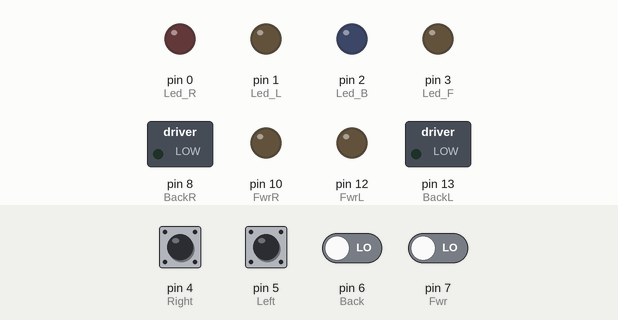
Bench run of a sketch on a simulated Arduino Uno, built with avr-gcc and run on an emulated ATmega328P. Shown: switched loads named in the sketch (green lamp = pin HIGH), output pins drawn as LEDs (lit = HIGH). Dashed ring = blinking. The test bench sets the inputs (shaded band); at power-on: pin 4 (Right), pin 5 (Left), pin 6 (Back), pin 7 (Fwr) LOW.

Above: at 1.2 s.
1.3 s: pin 4 (Right) pulled HIGH for 0.15 s
At 1.45 s:
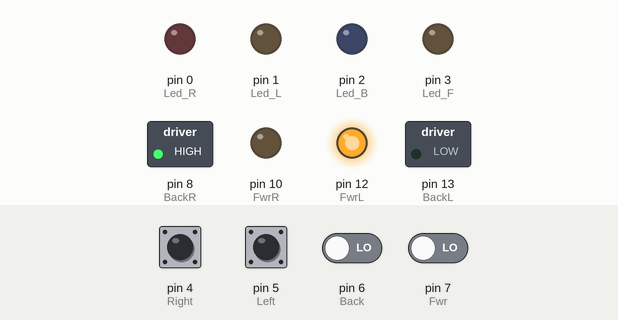
3.4 s: pin 5 (Left) pulled HIGH for 1 s
At 3.85 s:
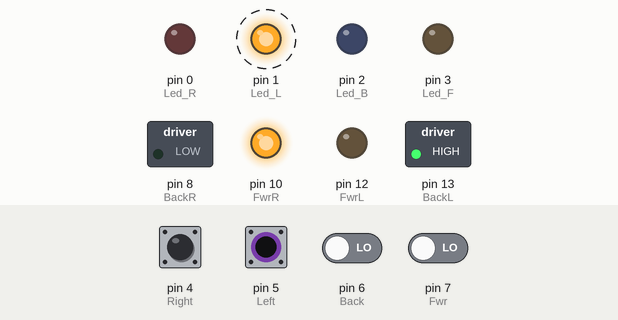
6.4 s: pin 6 (Back) driven HIGH
At 7.4 s:
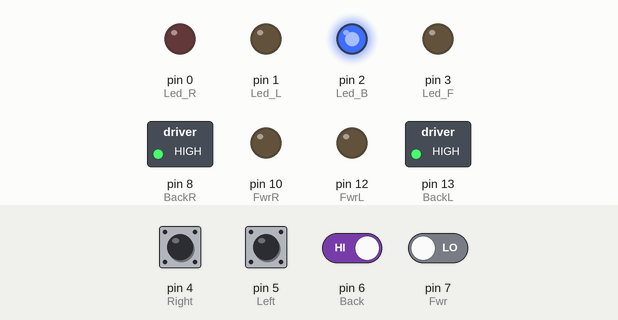
7.9 s: pin 7 (Fwr) driven HIGH
At 8.6 s:
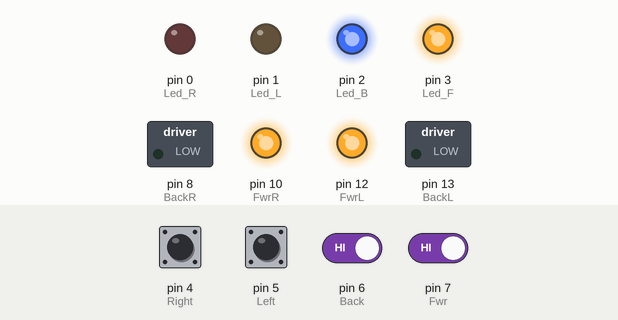
9.4 s: pin 7 (Fwr) driven LOW
At 9.7 s:
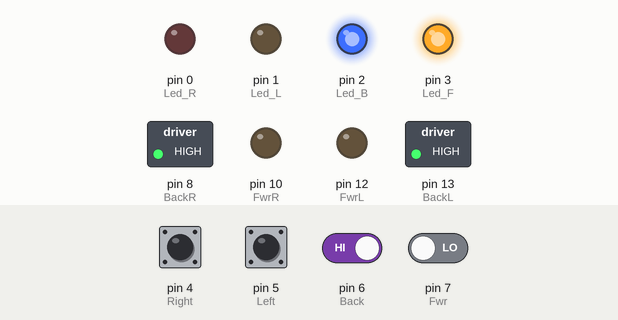
10.9 s: pin 6 (Back) driven LOW
At 12.0 s:
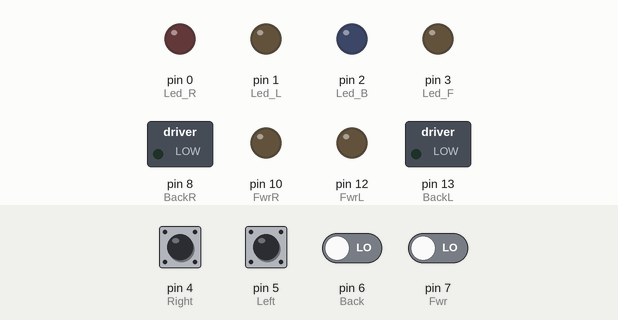
Timing chart, 0 to 13.4 s (numbered marks = the images above; inputs shaded):
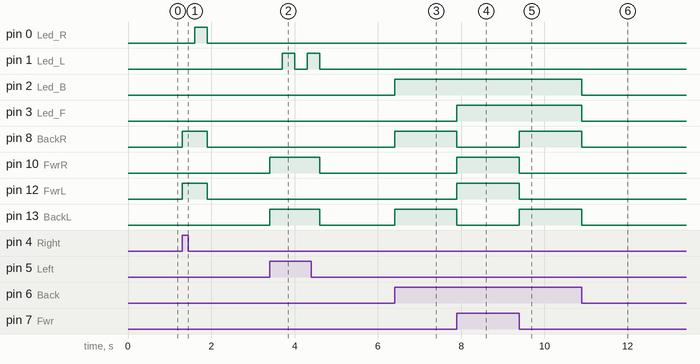

The sketch:

Deco.ino
```cpp
//Motores
const int BackL = 13;
const int FwrL = 12;
const int BackR = 8;
const int FwrR = 10;
//Señales para activar motores
const int Fwr = 7;
const int Back = 6;
const int Left = 5;
const int Right = 4;
//Led o direccionales

const int Led_F = 3;
const int Led_B = 2;
const int Led_L = 1;
const int Led_R = 0;


void setup() {
  pinMode(BackL, OUTPUT);
  pinMode(FwrL, OUTPUT);
  pinMode(BackR, OUTPUT);
  pinMode(FwrR, OUTPUT);
  pinMode(Fwr, INPUT);
  pinMode(Back, INPUT);
  pinMode(Left, INPUT);
  pinMode(Right, INPUT);
  pinMode(Led_F, OUTPUT);
  pinMode(Led_B, OUTPUT);
  pinMode(Led_L, OUTPUT);
  pinMode(Led_R, OUTPUT);
}

void loop() {
  if(digitalRead(Fwr) == 1){
    digitalWrite(FwrL, HIGH);
    digitalWrite(FwrR, HIGH);
    digitalWrite(BackL, LOW);
    digitalWrite(BackR, LOW);
    digitalWrite(Led_F, HIGH);
  }
  else if(digitalRead(Back) == 1){
    digitalWrite(FwrL, LOW);
    digitalWrite(FwrR, LOW);
    digitalWrite(BackL, HIGH);
    digitalWrite(BackR, HIGH);
    digitalWrite(Led_B, HIGH);
  }
  else if(digitalRead(Left) == 1){
    digitalWrite(FwrL, LOW);
    digitalWrite(FwrR, HIGH);
    digitalWrite(BackL, HIGH);
    digitalWrite(BackR, LOW);
    delay(300);
      digitalWrite(Led_L, HIGH);
    delay(300);
      digitalWrite(Led_L, LOW);
  }
  else if(digitalRead(Right) == 1){
    digitalWrite(FwrL, HIGH);
    digitalWrite(FwrR, LOW);
    digitalWrite(BackL, LOW);
    digitalWrite(BackR, HIGH);
    delay(300);
      digitalWrite(Led_R, HIGH);
    delay(300);
      digitalWrite(Led_R, LOW);
  }
  else{
    digitalWrite(FwrL, LOW);
    digitalWrite(FwrR, LOW);
    digitalWrite(BackL, LOW);
    digitalWrite(BackR, LOW);
    digitalWrite(Led_F, LOW);
    digitalWrite(Led_B, LOW);
    digitalWrite(Led_L, LOW);
    digitalWrite(Led_R, LOW);
  }
}
```

Measured:
- after the input at 1.3 s, pin 0 (Led_R): LOW → HIGH after 0.30 s, → LOW 0.30 s later; pin 8 (BackR), pin 12 (FwrL): LOW → HIGH at once, → LOW 0.60 s later
- after the input at 3.4 s, pin 1 (Led_L): alternates HIGH for 0.30 s and LOW for 0.30 s, 4 changes in all, then stays LOW, starting after 0.30 s; pin 10 (FwrR), pin 13 (BackL): LOW → HIGH at once, → LOW 1.2 s later
- after the input at 6.4 s, pin 2 (Led_B), pin 8 (BackR), pin 13 (BackL): LOW → HIGH at once
- after the input at 7.9 s, pin 3 (Led_F), pin 10 (FwrR), pin 12 (FwrL): LOW → HIGH at once; pin 8 (BackR), pin 13 (BackL): HIGH → LOW at once
- after the input at 9.4 s, pin 8 (BackR), pin 13 (BackL): LOW → HIGH at once; pin 10 (FwrR), pin 12 (FwrL): HIGH → LOW at once
- after the input at 10.9 s, pin 2 (Led_B), pin 3 (Led_F), pin 8 (BackR), pin 13 (BackL): HIGH → LOW at once
